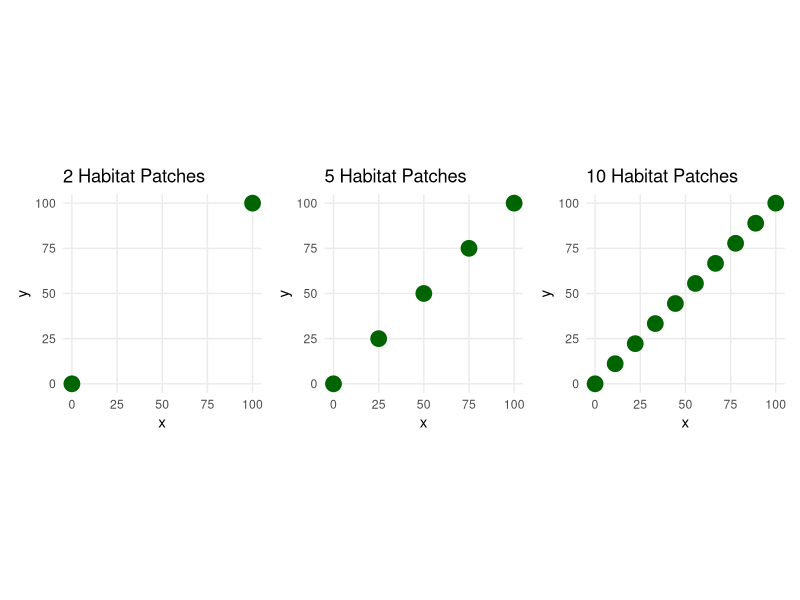

Recreate this plot in R.
## ---- chunk 1


rm(list = ls())

library(tidyverse)
library(patchwork)


# Generate and Plot Habitat Patches ---------------------------------------


# Define 10 equally spaced habitat patches
points_10 <- data.frame(
  x = seq(0, 100, length.out = 10),
  y = seq(0, 100, length.out = 10)
)

# Define 5 equally spaced habitat patches
points_5 <- data.frame(
  x = seq(0, 100, length.out = 5),
  y = seq(0, 100, length.out = 5)
)

# Define 2 equally spaced habitat patches
points_2 <- data.frame(
  x = seq(0, 100, length.out = 2),
  y = seq(0, 100, length.out = 2)
)

# Plot the grid and points
p1 <- ggplot() +
  geom_point(data = points_10, aes(x = x, y = y), color = "darkgreen", size = 5) +
  coord_fixed() +
  theme_minimal() +
  labs(title = "10 Habitat Patches") +
  theme(
    panel.grid.minor = element_blank()
  )

p2 <- ggplot() +
  geom_point(data = points_5, aes(x = x, y = y), color = "darkgreen", size = 5) +
  coord_fixed() +
  theme_minimal() +
  labs(title = "5 Habitat Patches") +
  theme(
    panel.grid.minor = element_blank()
  )

p3 <- ggplot() +
  geom_point(data = points_2, aes(x = x, y = y), color = "darkgreen", size = 5) +
  coord_fixed() +
  theme_minimal() +
  labs(title = "2 Habitat Patches") +
theme(
  panel.grid.minor = element_blank()
)

p3 + p2 + p1


